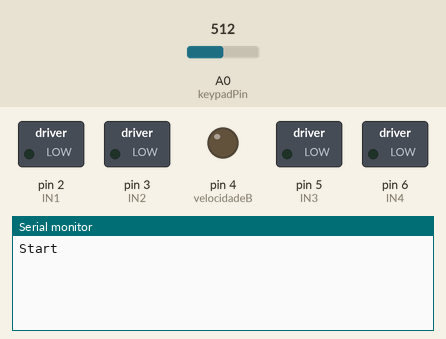
Simulated run of this sketch. Board: Arduino Uno, built with avr-gcc and run on an emulated ATmega328P. On the bench: switched loads named in the sketch (green lamp = pin HIGH), output pins drawn as LEDs (lit = HIGH), the last lines printed to the serial monitor. Inputs (shaded band) come from the test bench; at power-on: A0 (keypadPin) = 512.

Above: at 1.2 s.
1.3 s: A0 (keypadPin) set to 39
2.8 s: A0 (keypadPin) set to 32
At 3.9 s:
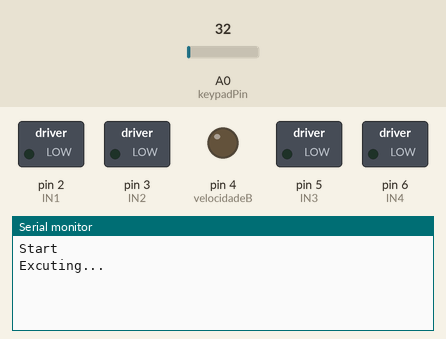
At 5.4 s:
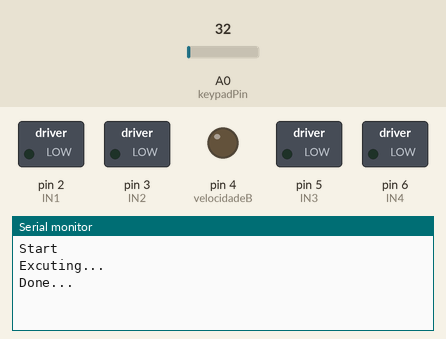

Measured:
- the behaviour switches between 36 and 35 on A0 (keypadPin) (found by bisection; images 0 and 1)
- after the input at 2.8 s, the serial monitor: prints a new line at once (image 1)

The sketch:

sketch_Robot.ino
```cpp
// Global Variables

//motor_A
int IN1 = 2 ;
int IN2 = 3 ;
int velocidadeA = 1;

//motor_B
int IN3 = 5 ;
int IN4 = 6 ;
int velocidadeB = 4;
//Button byte

const byte BUTTON_NONE = 0;
const byte BUTTON_LEFT = 1;
const byte BUTTON_UP = 2;
const byte BUTTON_RIGHT = 3;
const byte BUTTON_DOWN = 4;
const byte BUTTON_MIDDLE = 5;

//Button Analog A0
const byte keypadPin = A0;
// Key byte
byte key = 0;
// Array commands
int commands[20];

void setup()
{
  Serial.begin(9600);
  while (!Serial){;}
  Serial.println(F("Start\n"));
  pinMode(keypadPin, INPUT_PULLUP); // Set keypadPins for input_pullup
  pinMode(IN1,OUTPUT);
  pinMode(IN2,OUTPUT);
  pinMode(IN3,OUTPUT);
  pinMode(IN4,OUTPUT);
  pinMode(velocidadeA,OUTPUT);
  pinMode(velocidadeB,OUTPUT);
 }

void loop()
{
    iniCommands(); // remove commands from the array

  	addCommands(); // add commands to the array

  	executeCommands(); // follow orders
  	Serial.println("Done...");
    delay(1000);
}
// Clear array from next assignment
void iniCommands() {
  for (int i = 0; i < 20; i++) {
    commands[i] = -1;
  }
}
// Add commands in array from max 20 commands
void addCommands() {
  // read the buttons state
  for (int i = 0; i < 20;) { //max 20 commands
    int key = getKey();
    if (key == BUTTON_MIDDLE) { // if button middle press
      break;
    } else if (key == BUTTON_NONE) { //if no button is pressed
      continue;
    }
    commands[i] = key; // save the button to the array
    delay(1000);
    i++;
  }
}
// execute array commands 20
void executeCommands() {
  // print status to the screen
  Serial.println("Excuting...");

  // read through the array and move accordingly
  for (int i = 0; i < 20; i++) {
    switch (commands[i]) {
      case BUTTON_LEFT:
        Serial.println("Button Left");
        break;
      case BUTTON_RIGHT:
        Serial.println("Button Right");
        break;
      case BUTTON_UP:
        Serial.println("Button Up");
        break;
      case BUTTON_DOWN:
        Serial.println("Button Down");
        break;
      case BUTTON_NONE:
        return;
    }
    // print the current command to the screen
    delay(100);

  }

}
/*
Key Values
BUTTON_LEFT / First button = 15
BUTTON_UP / Second button = 72
BUTTON_DOWN / Third = 124
BUTTON_RIGHT / Forth = 170
BUTTON_MIDDLE / Fifth = 212
BUTTON_NONE = 1021
*/
//Get values buttons from analogRead and return in byte
byte getKey()
{
    int val = 0;
    byte button = 0;
    val = analogRead(keypadPin); // read analogPins A0
    button = BUTTON_NONE; // set none
    if ((val >= 40) && (val <= 45)) { button = BUTTON_RIGHT; }
    else if ((val >= 52) && (val <=92)) { button = BUTTON_UP; }
    else if ((val >= 104) && (val <= 144)) { button = BUTTON_DOWN; }
    else if ((val >= 150) && (val <= 190)) { button = BUTTON_LEFT; }
    else if ((val >= 0) && (val <=35)){ button = BUTTON_MIDDLE; }
    return button;
}
```
